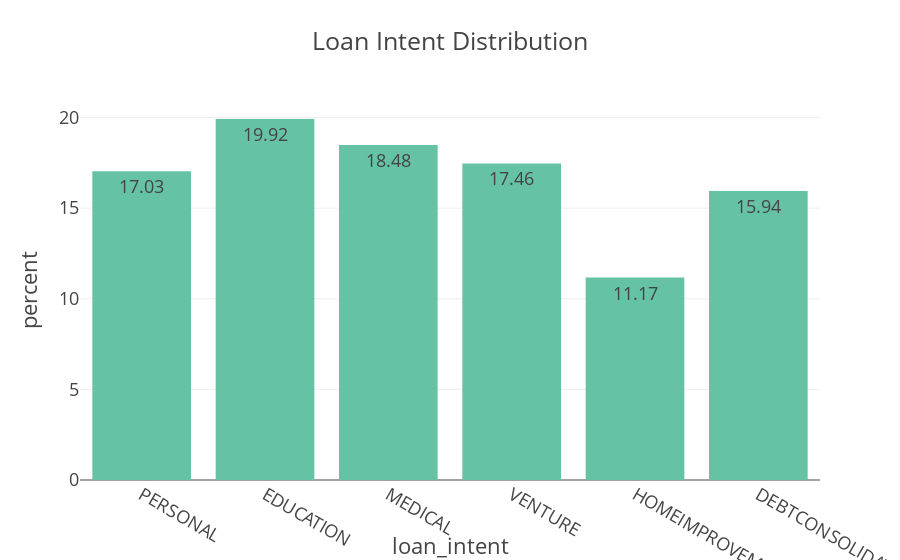

The notebook cell saved with this chart:
### Code cell
#Plotly histogram chart to see distribtion of loan intent
fig=px.histogram(df, x = 'loan_intent',histnorm = 'percent', 
                 text_auto = '.2f',template = 'presentation', title = 'Loan Intent Distribution',
                 color_discrete_sequence=px.colors.qualitative.Set2)
fig.update_layout()
fig.show()

### Figure 1 — Plotly figure (JSON) as saved in the notebook; plotly's stock layout.template omitted (floating-point values rounded to 4 significant figures; data arrays with more than 128 entries replaced by an {"elided": "..."} marker saying what was removed)
{"data": [{"bingroup": "x", "histnorm": "percent", "hovertemplate": "loan_intent=%{x}<br>percent=%{y}<extra></extra>", "legendgroup": "", "marker": {"color": "rgb(102,194,165)", "pattern": {"shape": ""}}, "name": "", "orientation": "v", "showlegend": false, "texttemplate": "%{value:.2f}", "type": "histogram", "x": {"elided": "28638 str values"}, "xaxis": "x", "yaxis": "y"}], "layout": {"barmode": "relative", "legend": {"tracegroupgap": 0}, "title": {"text": "Loan Intent Distribution"}, "xaxis": {"anchor": "y", "domain": [0, 1], "title": {"text": "loan_intent"}}, "yaxis": {"anchor": "x", "domain": [0, 1], "title": {"text": "percent"}}}}
